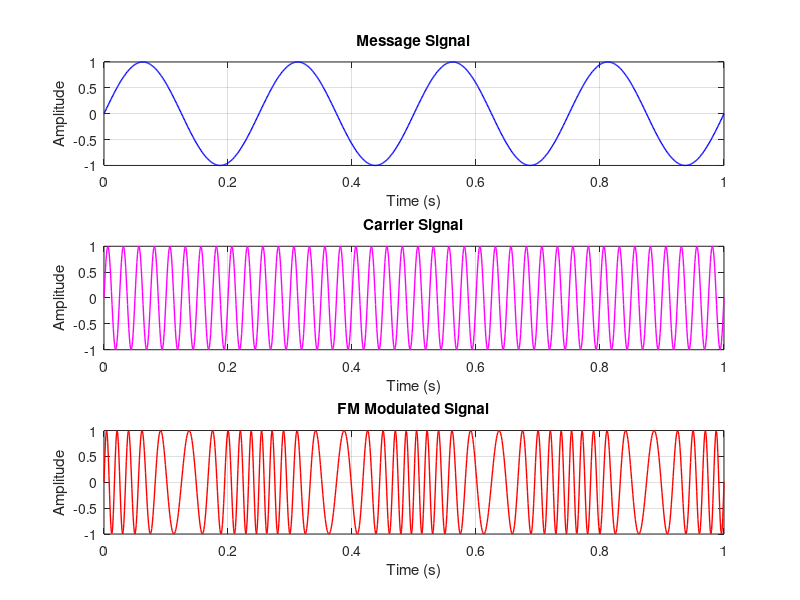

This chart was generated by the following MATLAB code:
clc;
close all;

% Input values
Am = 1;      % Amplitude of message signal
Ac = 1;      % Amplitude of carrier signal
fm = 4;      % Frequency of message signal (fm < fc)
fc = 40;     % Frequency of carrier signal
B = 5;       % Modulation index
t = 0:0.001:1; % Time vector from 0 to 1 second with a step size of 0.001

% Equation for the message signal
y1 = Am * sin(2 * pi * fm * t);
subplot(3, 1, 1);
plot(t, y1, 'blue', 'LineWidth', 1);
title('Message Signal');
xlabel('Time (s)');
ylabel('Amplitude');
grid on;

% Equation for the carrier signal
y2 = Ac * sin(2 * pi * fc * t);
subplot(3, 1, 2);
plot(t, y2, 'magenta', 'LineWidth', 1);
title('Carrier Signal');
xlabel('Time (s)');
ylabel('Amplitude');
grid on;

% Equation for the FM modulated signal
y = Ac * sin(2 * pi * fc * t + B * sin(2 * pi * fm * t));
subplot(3, 1, 3);
plot(t, y, 'red', 'LineWidth', 1);
title('FM Modulated Signal');
xlabel('Time (s)');
ylabel('Amplitude');
grid on;